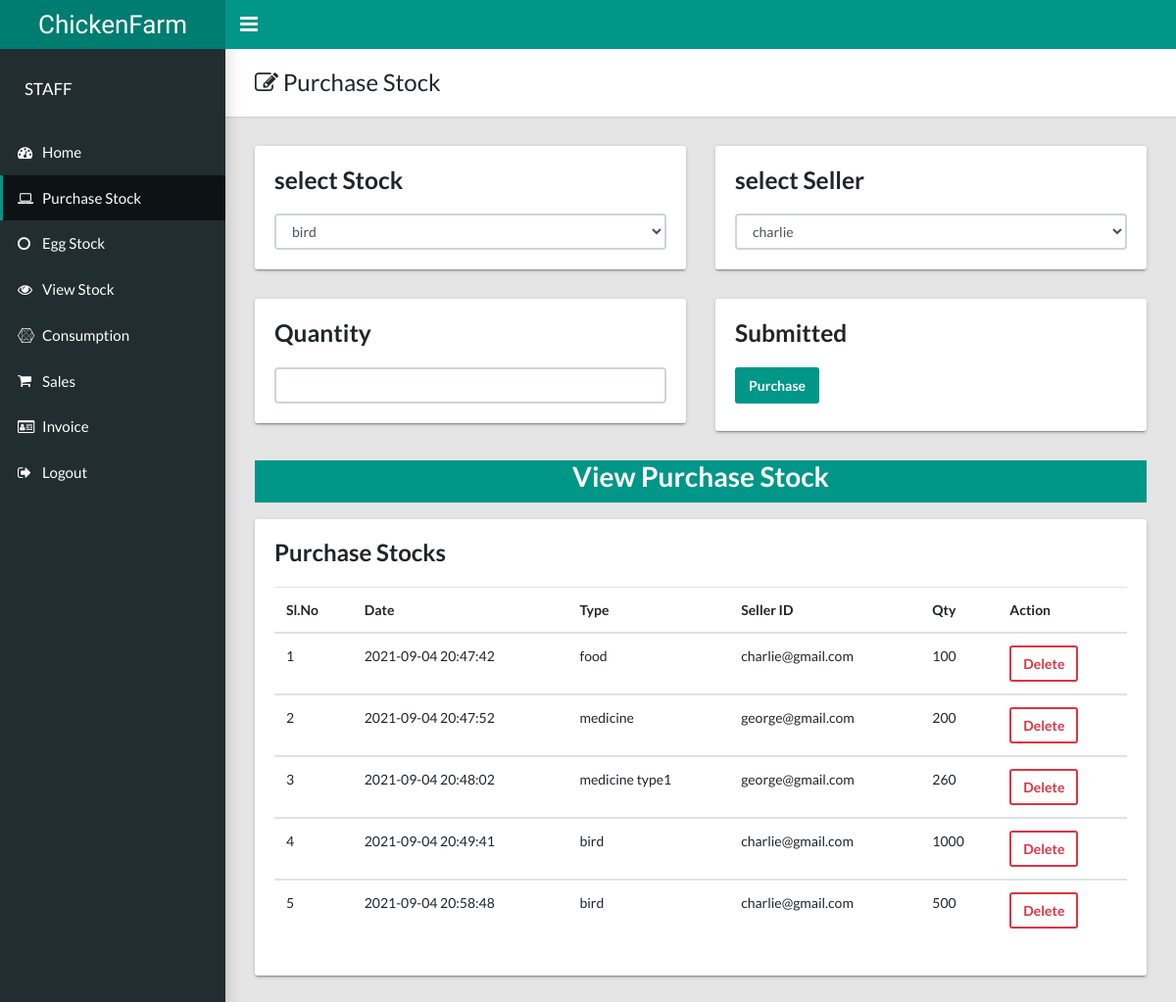
Screenshot of /purchasestock.php (signed in) with the database file from the repository.
### tables this page shows
CREATE TABLE `purchase` (
  `puid` int(20) NOT NULL,
  `stockname` varchar(200) NOT NULL,
  `sellername` varchar(300) NOT NULL,
  `puquantity` int(20) NOT NULL,
  `date` datetime NOT NULL
);

### purchasestock.php (the view, shortened to what this page needs)
<?php
if(isset($_SESSION['estaff']))
{
?>
<!DOCTYPE html>
<html lang="en">
  <head>
    <link rel="stylesheet" type="text/css" href="css/main.css">
    <link rel="stylesheet" type="text/css" href="https://maxcdn.bootstrapcdn.com/font-awesome/4.7.0/css/font-awesome.min.css">
  </head>
  <body class="app sidebar-mini rtl">
    <header class="app-header"><a class="app-header__logo" href="index.html">ChickenFarm</a>
      <a class="app-sidebar__toggle" href="#" data-toggle="sidebar" aria-label="Hide Sidebar"></a>
    </header>
    <aside class="app-sidebar">
      <div class="app-sidebar__user"><img class="app-sidebar__user-avatar" >
        <div>
          <p class="app-sidebar__user-name">STAFF</p>
        </div>
      </div>
      <ul class="app-menu">
        <li><a class="app-menu__item" href="home.php"><i class="app-menu__icon fa fa-dashboard"></i><span class="app-menu__label">Home</span></a></li>
		<li><a class="app-menu__item active" href="purchasestock.php"><i class="app-menu__icon fa fa-laptop"></i><span class="app-menu__label">Purchase Stock</span></a></li>
		<li><a class="app-menu__item" href="eggstock.php"><i class="app-menu__icon fa fa-circle-o"></i><span class="app-menu__label">Egg Stock</span></a></li>
		<li><a class="app-menu__item" href="viewstock.php"><i class="app-menu__icon fa fa-eye"></i><span class="app-menu__label">View Stock</span></a></li>
		<li><a class="app-menu__item" href="consum.php"><i class="app-menu__icon fa fa-connectdevelop"></i><span class="app-menu__label">Consumption</span></a></li>
		<li><a class="app-menu__item" href="sales.php"><i class="app-menu__icon fa fa-shopping-cart"></i><span class="app-menu__label">Sales</span></a></li>
		<li><a class="app-menu__item" href="salesinvoice.php"><i class="app-menu__icon fa fa-id-card-o"></i><span class="app-menu__label">Invoice</span></a></li>
		<li><a class="app-menu__item" href="logout.php"><i class="app-menu__icon fa fa-sign-out"></i><span class="app-menu__label">Logout</span></a></li>
	  </ul>
    </aside>
    <main class="app-content">
      <div class="app-title">
        <div>
          <h1><i class="fa fa-edit"></i> Purchase Stock</h1>
        </div>
      </div>
	  <form action="#" method="post">
      <div class="row">
        <div class="col-md-6">
		<div class="tile">
            <div class="tile-title-w-btn">
              <h3 class="title">select Stock</h3>
            </div>
            <div class="tile-body">
              <select class="form-control" name="stockname">
                <optgroup label="Select Stock type">
				<?php
	include("config.php");
	$sql = "select stockname from stock where category!='egg'";
	$result = mysqli_query($con,$sql);
	$count=mysqlI_num_rows($result);
	if($count>0)
	{
		while($row = mysqli_fetch_array($result))
		{
			$name=$row[0];
			?>
                  <option value="<?php echo $name; ?>"><?php echo $name; ?></option>
	<?php }}?>
                </optgroup>
              </select>
            </div>
          </div>
        </div>
        <div class="col-md-6">
         <div class="tile">
            <div class="tile-title-w-btn">
              <h3 class="title">select Seller</h3>
            </div>
            <div class="tile-body">
              <select class="form-control" name="sellername">
                <optgroup label="Select seller">
                  <?php
							        include('config.php');
							        $q=mysqli_query($con,"select * from seller ")or die(mysqli_query($con));
							        while($row=mysqli_fetch_array($q)){
							        	?>
							        	<option value="<?php echo $row['email'];?>"><?php echo $row['sellername'];?></option>
							        	<?php
							        }
							        ?>
                </optgroup>
              </select>
            </div>
          </div>
        </div>
		<div class="col-md-6">
         <div class="tile">
            <div class="tile-title-w-btn">
              <h3 class="title">Quantity</h3>
            </div>
            <div class="tile-body">
              <input class="form-control" type="text" name="qty" required>
            </div>
          </div>
        </div>
        <div class="col-md-6">
          <div class="tile">
            <div class="tile-title-w-btn">
              <h3 class="title">Submitted</h3>
            </div>
            <div class="tile-body">
              <input class="btn btn-primary mr-2 mb-2" type="submit" value="Purchase" name="purchase">
            </div>
          </div>
        </div>
		</form>
        <div class="col-md-12">
		<div class="page-header text-white bg-primary">
              <center><h2 class="mb-3 line-head" id="buttons">View Purchase Stock</h2></center>
          </div>
          <div class="tile">
            <h3 class="tile-title">Purchase Stocks</h3>
            <table class="table table-hover">
              <thead>
                <tr>
                  <th>Sl.No</th>
                  <th>Date</th>
                  <th>Type</th>
                  <th>Seller ID</th>
                  <th>Qty</th>
                  <th>Action</th>
                </tr>
              </thead>
			  <?php
	include("config.php");
	$sql = "select * from purchase";
	$result = mysqli_query($con,$sql);
	$count=mysqlI_num_rows($result);
	if($count>0)
	{
		$sl=0;
		while($row = mysqli_fetch_array($result))
		{
			$stockname=$row['stockname'];
			$sellername=$row['sellername'];
			$quantity=$row['puquantity'];
			$date=$row['date'];
			$sl+=1;
			?>
              <tbody>
                <tr>
                  <td><?php echo $sl; ?></td>
                  <td><?php echo $date; ?></td>
                  <td><?php echo $stockname; ?></td>
                  <td><?php echo $sellername; ?></td>
                  <td><?php echo $quantity; ?></td>
                  <form method="post" action="#">
                  <td><button class="btn btn-outline-danger" name="delete" type="submit">Delete</button></td>
				  </form>
                </tr>
				<?php
		}
	}
?>
              </tbody>
            </table>
          </div>
        </div>
    </main>
  </body>
</html>
<?php
}
else
{
	echo "<script> location.href='index.php'; </script>";
}
?>

### rows the page displays
purchase: date "2021-09-04 20:47:42", stockname "food", sellername "charlie@gmail.com", puquantity "100"
purchase: date "2021-09-04 20:47:52", stockname "medicine", sellername "george@gmail.com", puquantity "200"
purchase: date "2021-09-04 20:48:02", stockname "medicine type1", sellername "george@gmail.com", puquantity "260"
purchase: date "2021-09-04 20:49:41", stockname "bird", sellername "charlie@gmail.com", puquantity "1000"
purchase: date "2021-09-04 20:58:48", stockname "bird", sellername "charlie@gmail.com", puquantity "500"

### other values shown
form field stockname "bird"
form field sellername "charlie"
